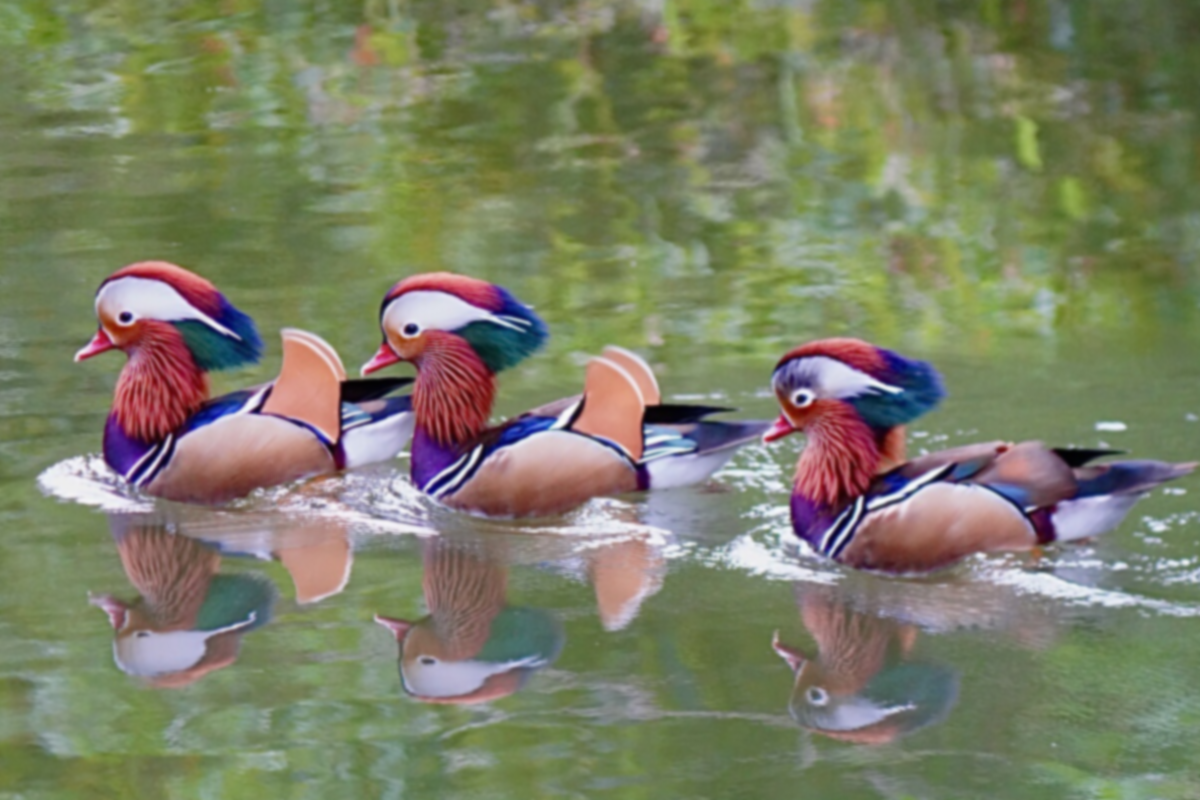
%> input picture Project4/Bird 3 blurred.tif, 1200 x 800 px
$ octave project4.m   (GNU Octave 9; MATLAB toolbox functions it lacks are replaced by stand-ins)
%> lines starting %> are read from the running program, lines starting %| are printed output that depends on the picture
clc;
clear;
close all;
%% read original image
Im = imread('Bird 3 blurred.tif');
%> Im is the input picture: size 800x1200x3 uint8; mean R, G, B 123.6, 126.7, 101.8
[w,h,nChannels] = size(Im);
%> w = 800; h = 1200; nChannels = 3
Im = im2double(Im);
%> Im: size 800x1200x3 double

%% Figures of R, G, B, H , S and I component images
HSI = rgb2hsi(Im);
Im_pr = hsi2rgb(HSI);
Im_pr = im2uint8(Im_pr);
% [6 lines of commented-out code are left out]
R_component = Im(:,:,1);
G_component = Im(:,:,2);
B_component = Im(:,:,3);
H_component = HSI(:,:,1);
S_component = HSI(:,:,2);
I_component = HSI(:,:,3);
figure('Name','Figures of R, G, B, H , S and I component images','NumberTitle','off');
subplot(2,3,1);
imshow(R_component);
title('R component image')
subplot(2,3,2);
imshow(G_component);
title('G component image')
subplot(2,3,3);
imshow(B_component);
title('B component image')
subplot(2,3,4);
imshow(H_component);
title('H component image')
subplot(2,3,5);
imshow(S_component);
title('S component image')
subplot(2,3,6);
imshow(I_component);
title('I component image')

%% Figures of RGB based (15%) and HSI based (15%) sharpened images and their  difference image (10%)
lap_kernal = [  -1 -1 -1;
                -1 8 -1;
                -1 -1 -1];
% RGB filter filter each channel
Im_RGB_filter_process = Im + cat(3,filter2(lap_kernal,R_component),...
                                    filter2(lap_kernal,G_component),...
                                    filter2(lap_kernal,B_component));
figure('Name','Figures of RGB based and HSI based sharpened images and their difference image','NumberTitle','off');
subplot(1,3,1);
imshow(Im_RGB_filter_process);
title('RGB based sharpened image')
% HSI filter filter Intensity component
Im_HSI_filter_process = cat(3,H_component, S_component, filter2(lap_kernal,I_component)+I_component);
Im_HSI_filter_process = hsi2rgb(Im_HSI_filter_process);
subplot(1,3,2);
imshow(Im_HSI_filter_process);
title('HSI based sharpened image')
% difference
subplot(1,3,3);
Im_diff = Im_HSI_filter_process - Im_RGB_filter_process;
Im_diff = rgb2gray(Im_diff);
Im_diff = mat2gray(Im_diff);
imshow(Im_diff);
title('Difference image')
%% function of hsi2rgb and rgb2hsi
function HSI = rgb2hsi(rgb)
    R_component = rgb(:,:,1);
    G_component = rgb(:,:,2);
    B_component = rgb(:,:,3);

    %Hue
    child = 1/2*((R_component-G_component)+(R_component-B_component));
    parent = ((R_component-G_component).^2+((R_component-B_component).*(G_component-B_component))).^0.5;
    theta = acosd(child./(parent+0.0000000001));
    % if B>G ,H = 360 - theta
    theta(B_component>G_component) = 360 - theta(B_component>G_component);
%> theta: size 800x1200 double; min 0.00121, max 359.6, mean 116.2
    H_component = theta/360;
    %Saturation
    S_component=1- (3./(sum(rgb,3)+0.0000000001)).*min(rgb,[],3);
    %Intensity
    I_component=sum(rgb,3)./3;
    HSI = cat(3,H_component,S_component,I_component);
end
function rgb = hsi2rgb(hsi)
    H_component = hsi(:,:,1);
    S_component = hsi(:,:,2);
    I_component = hsi(:,:,3);
    H_component = H_component * 360;
    R=zeros(size(H_component));
    G=zeros(size(H_component));
    B=zeros(size(H_component));

    %RG Sector(0<=H<120)
    B(H_component<120)=I_component(H_component<120).*(1-S_component(H_component<120));
    R(H_component<120)=I_component(H_component<120).*(1+((S_component(H_component<120).*cosd(H_component(H_component<120)))./cosd(60-H_component(H_component<120))));
    G(H_component<120)=3.*I_component(H_component<120)-(R(H_component<120)+B(H_component<120));

    %GB Sector(120<=H<240)
    H_2 = H_component-120;
    R(H_component>=120&H_component<240)=I_component(H_component>=120&H_component<240).*(1-S_component(H_component>=120&H_component<240));
%> R: size 800x1200 double; min 0, max 0.976, mean 0.407
    G(H_component>=120&H_component<240)=I_component(H_component>=120&H_component<240).*(1+((S_component(H_component>=120&H_component<240).*cosd(H_2(H_component>=120&H_component<240)))./cosd(60-H_2(H_component>=120&H_component<240))));
%> G: size 800x1200 double; min 0, max 0.98, mean 0.437
    B(H_component>=120&H_component<240)=3.*I_component(H_component>=120&H_component<240)-(R(H_component>=120&H_component<240)+G(H_component>=120&H_component<240));
%> B: size 800x1200 double; min 0, max 0.984, mean 0.328

    % BR Sector(240<=H<=360)
    H_2 = H_component-240;
    G(H_component>=240&H_component<=360)=I_component(H_component>=240&H_component<=360).*(1-S_component(H_component>=240&H_component<=360));
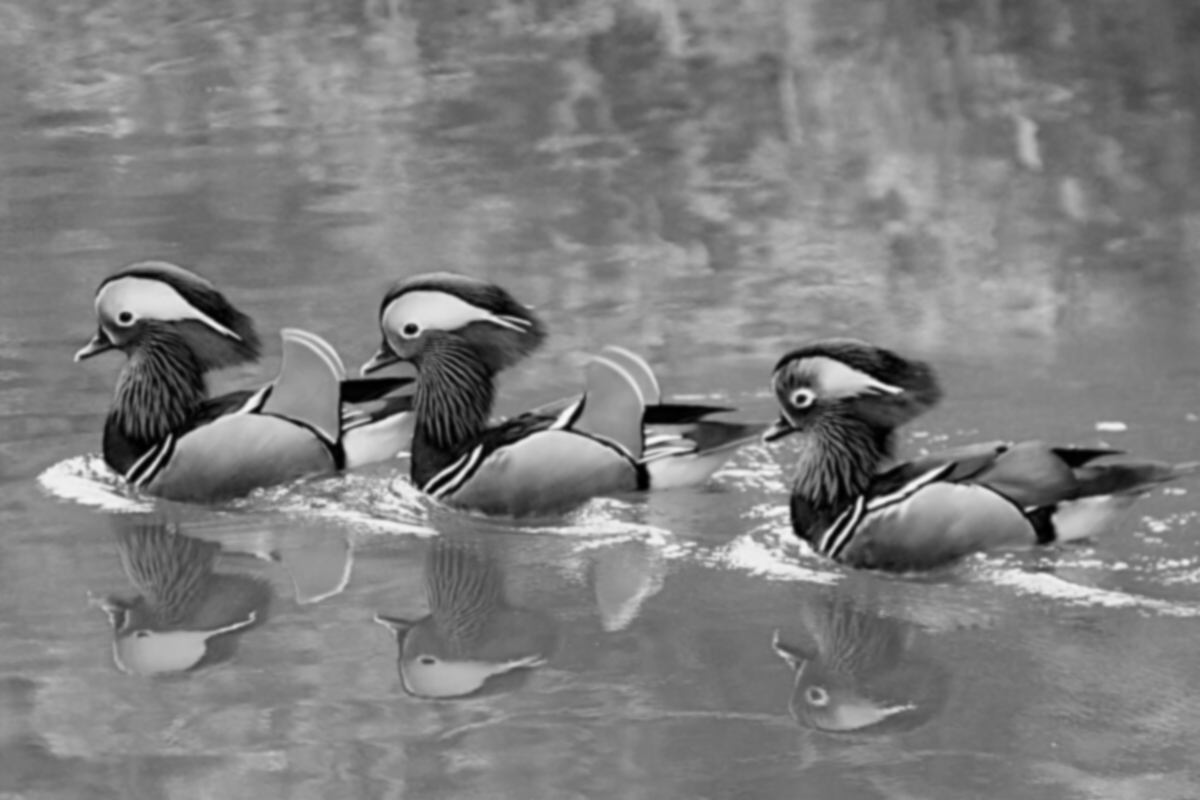
%> G: size 800x1200 double; min 0.00392, max 0.98, mean 0.497; mean of the top-left, top-right, bottom-left and bottom-right quarters 0.492, 0.51, 0.504, 0.482
    B(H_component>=240&H_component<=360)=I_component(H_component>=240&H_component<=360).*(1+((S_component(H_component>=240&H_component<=360).*cosd(H_2(H_component>=240&H_component<=360)))./cosd(60-H_2(H_component>=240&H_component<=360))));
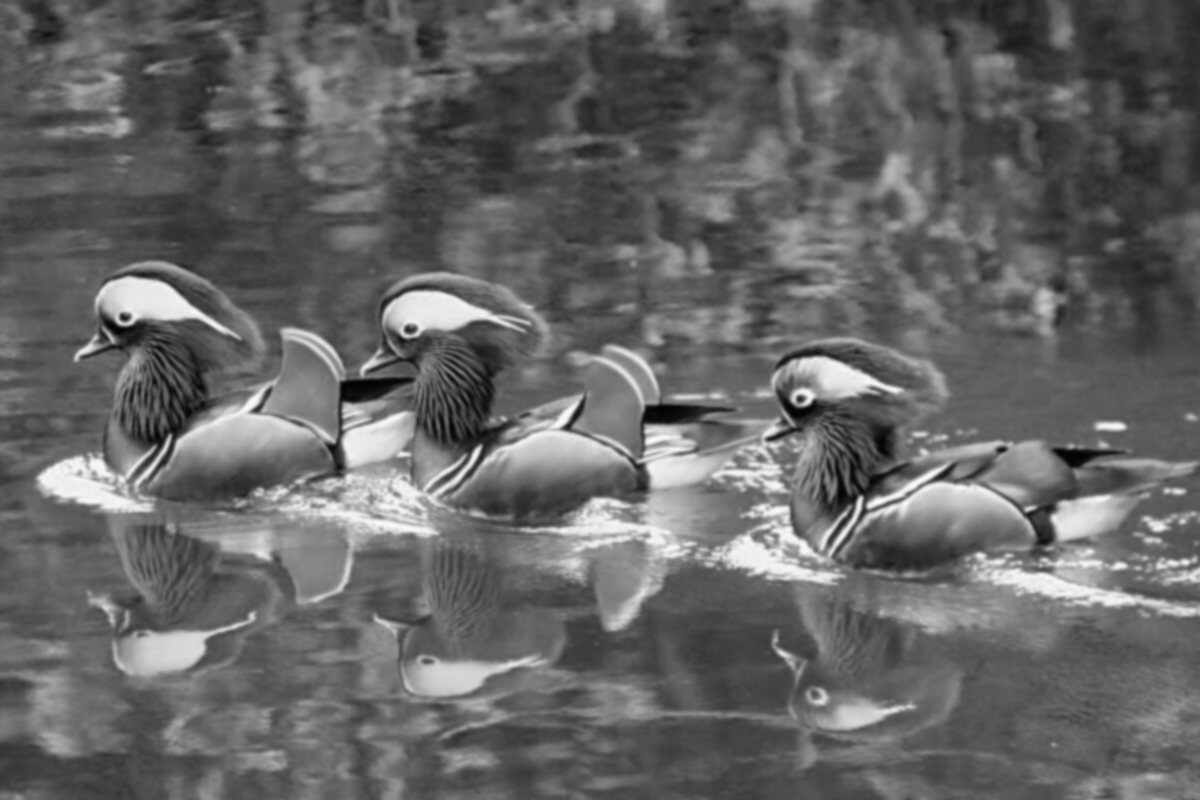
%> B: size 800x1200 double; min 0.00784, max 0.984, mean 0.399; mean of the top-left, top-right, bottom-left and bottom-right quarters 0.357, 0.351, 0.448, 0.44
    R(H_component>=240&H_component<=360)=3.*I_component(H_component>=240&H_component<=360)-(G(H_component>=240&H_component<=360)+B(H_component>=240&H_component<=360));
%> R: size 800x1200 double; min 0.00392, max 0.98, mean 0.485; mean of the top-left, top-right, bottom-left and bottom-right quarters 0.476, 0.469, 0.512, 0.481
    rgb = cat(3,R,G,B);
%> in hsi2rgb (call 2), `R(H_component>=120&H_component<240)=I_component(H_component>=120&H_com..`: R: size 800x1200 double; min -0.174, max 3.14, mean 0.413
%> in hsi2rgb (call 2), `G(H_component>=120&H_component<240)=I_component(H_component>=120&H_com..`: G: size 800x1200 double; min -0.144, max 3.45, mean 0.443
%> in hsi2rgb (call 2), `B(H_component>=120&H_component<240)=3.*I_component(H_component>=120&H_..`: B: size 800x1200 double; min -0.321, max 3.58, mean 0.332
%> in hsi2rgb (call 2), `G(H_component>=240&H_component<=360)=I_component(H_component>=240&H_co..`: G: size 800x1200 double; min -0.144, max 3.45, mean 0.504
%> in hsi2rgb (call 2), `B(H_component>=240&H_component<=360)=I_component(H_component>=240&H_co..`: B: size 800x1200 double; min -0.321, max 3.58, mean 0.403
%> in hsi2rgb (call 2), `R(H_component>=240&H_component<=360)=3.*I_component(H_component>=240&H..`:
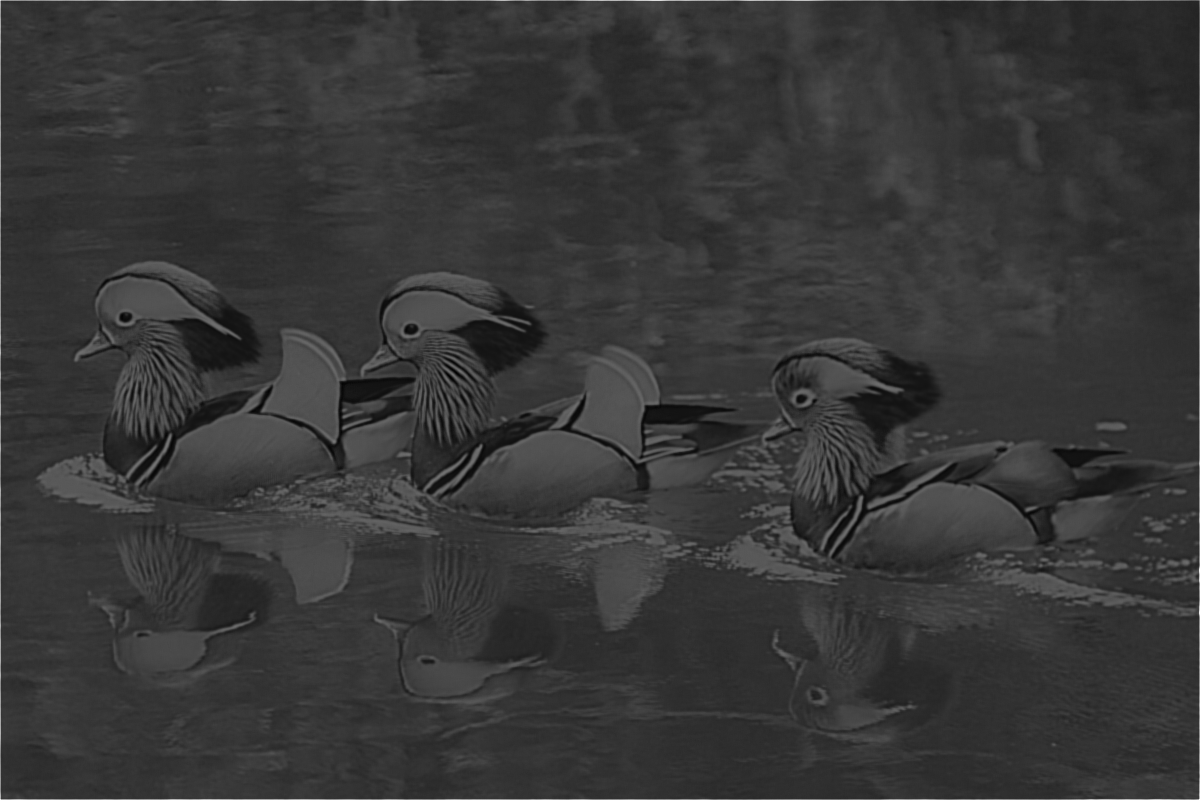
%> R: size 800x1200 double; min -0.248, max 3.14, mean 0.489; drawn with min black and max white
%> `Im_diff = rgb2gray(Im_diff);`:
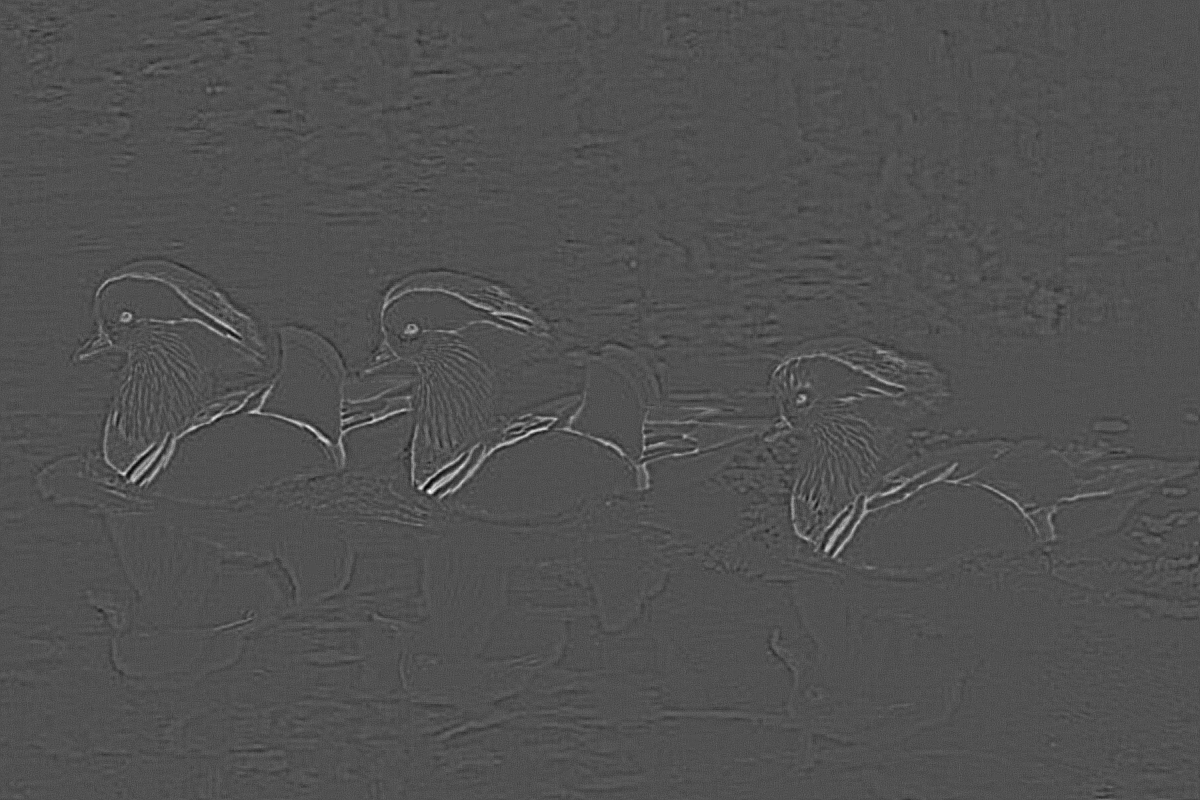
%> Im_diff: size 800x1200 double; min -0.0707, max 0.152, mean 0.00025; drawn with min black and max white


end
